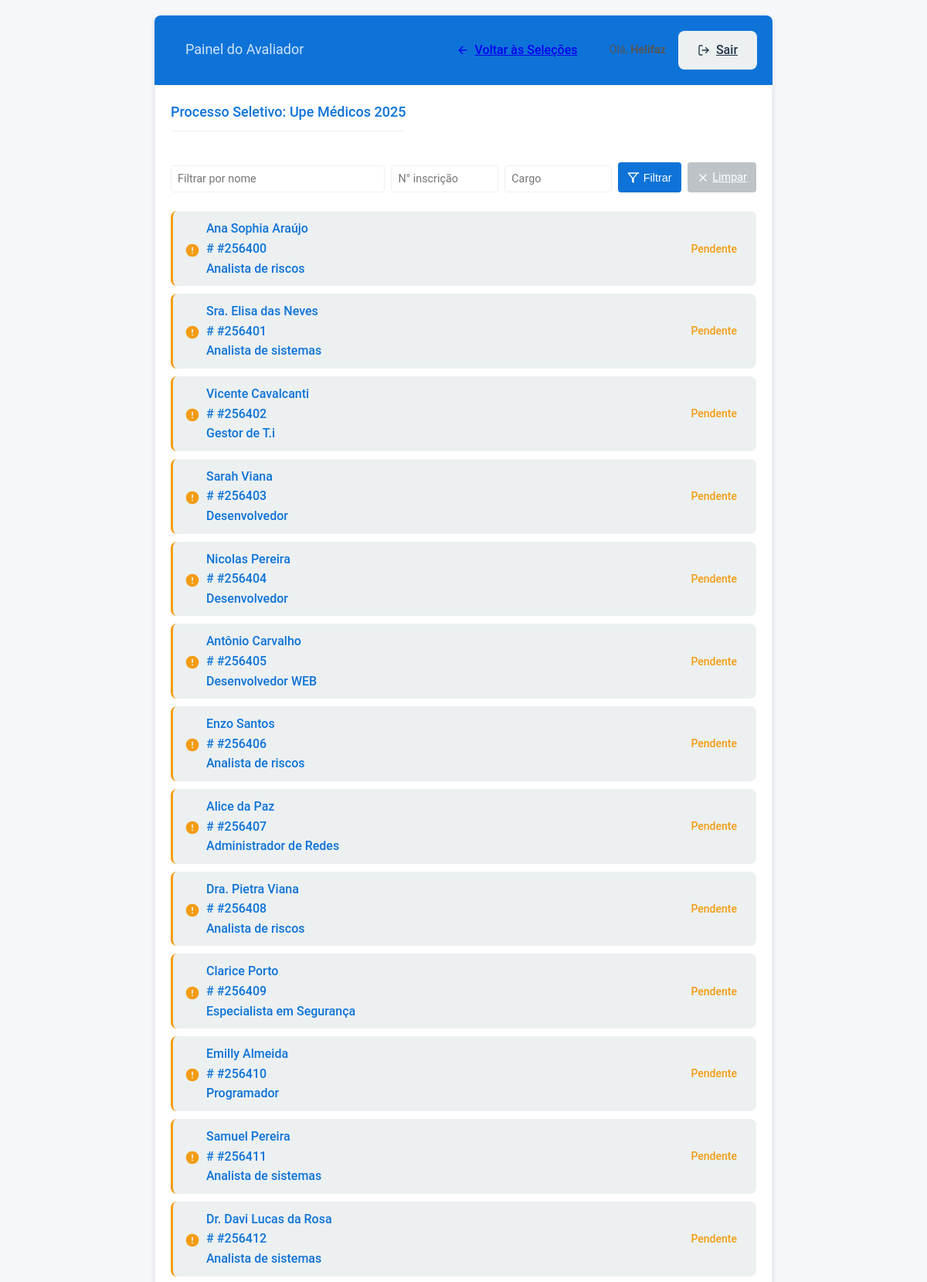
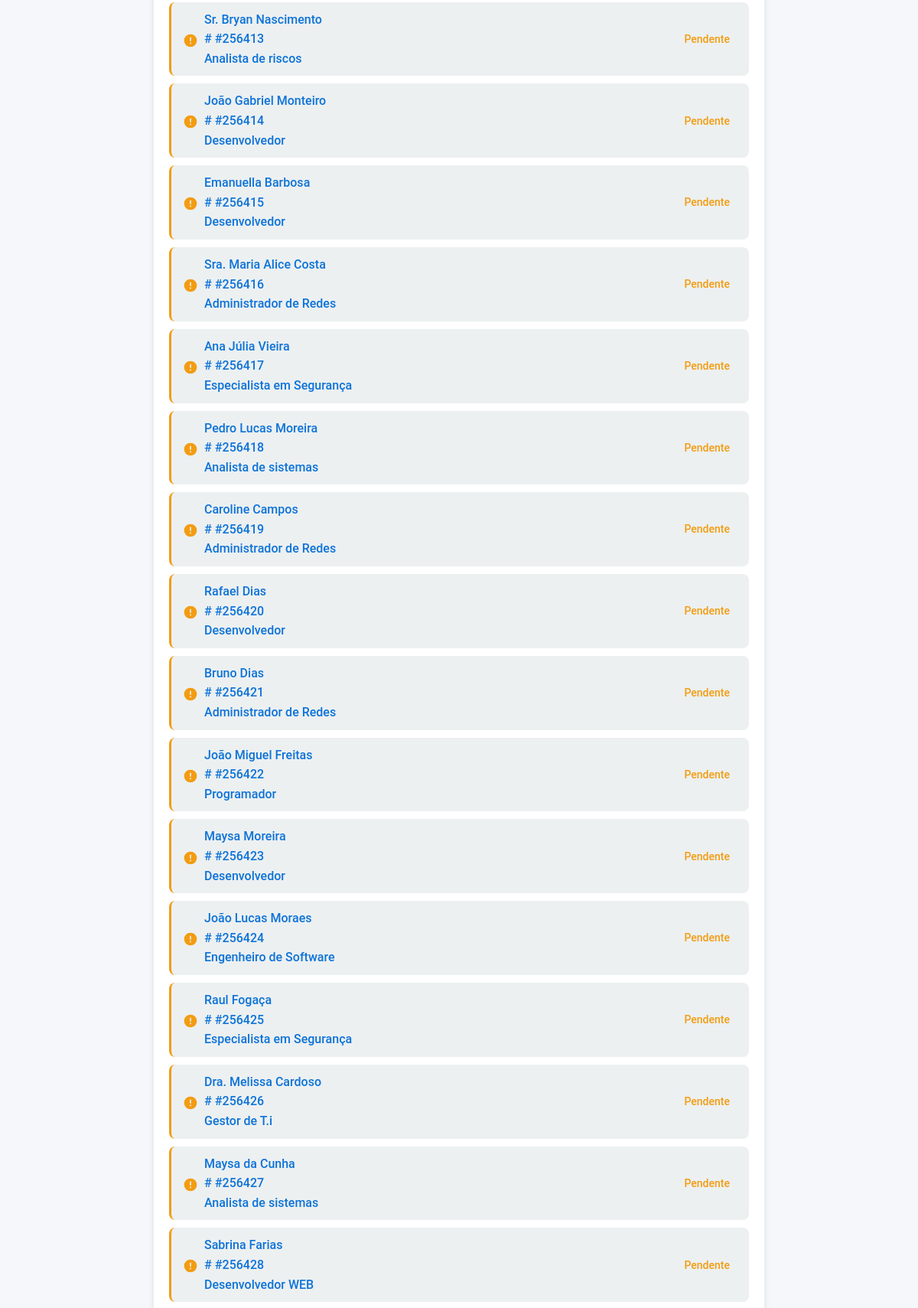
/painel/2/ (signed in, upper part), run on the app's committed database (2 pictures, top to bottom).
### analise_curricular/models.py (models this page shows, shortened)
class Selecao(models.Model):
    nome = models.CharField(max_length=200, unique=True, verbose_name="Nome da Seleção")
    descricao = models.TextField(blank=True, verbose_name="Descrição")
    ativa = models.BooleanField(default=True, verbose_name="Ativa para Avaliação")
    class Meta:
        verbose_name = "Seleção"
        verbose_name_plural = "Seleções"
        ordering = ['nome']

class Candidato(models.Model):
    REQUISITO_OPCOES = [
        ('Sim', 'Sim'),
        ('Nao', 'Não'),
    ]
    AVALIACAO_OPCOES = [
        ('Graduacao', 'Graduação'),
        ('Especializacao', 'Especialização'),
        ('Mestrado', 'Mestrado'),
        ('Doutorado', 'Doutorado'),
        ('Nao possui', 'Não possui'),
    ]
    selecao = models.ForeignKey(
        Selecao,
        on_delete=models.SET_NULL,
        null=True,
        blank=True,
        related_name='candidatos_da_selecao', # Mantido o nome que você escolheu
        verbose_name="Seleção"
    )
    nome = models.CharField(max_length=255, verbose_name="Nome do Candidato")
    inscricao = models.CharField(max_length=50, unique=True, verbose_name="Número de Inscrição")
    cargo = models.CharField(max_length=100, verbose_name="Cargo/Função")
    requisito = models.CharField(
        max_length=3,
        choices=REQUISITO_OPCOES,
        blank=True,
        null=True,
        verbose_name="Possui Requisitos para o Cargo"
    )
    avaliacao = models.CharField(
        max_length=15,
        choices=AVALIACAO_OPCOES,
        blank=True,
        null=True,
        verbose_name="Avaliação Curricular"
    )
    justificativa = models.TextField( # Mudei para TextField mas mantendo sua lógica
        blank=True,
        null=True,
        verbose_name="Justificativa (se 'Não possui')"
    )
    observacao = models.TextField(
        blank=True,
        null=True,
        verbose_name="Observações Adicionais"
    )
    pontuacao = models.IntegerField(
        default=0,
        verbose_name="Pontuação"
    )
    data_analise = models.DateField(
        auto_now_add=True,
        verbose_name="Data da Análise"
    )
    analisado = models.BooleanField(
        default=False,
        verbose_name="Analisado"
    )
    class Meta:
        verbose_name = "Candidato"
        verbose_name_plural = "Candidatos"
        ordering = ['nome', 'cargo'] # Mantido seu ordering original

### analise_curricular/views.py (the view)
# urls.py: path('painel/<int:selecao_id>/', views.painel_avaliador, name='painel_avaliador'),
@login_required
def painel_avaliador(request, selecao_id):
    selecao = get_object_or_404(Selecao, pk=selecao_id)
    candidatos = Candidato.objects.filter(selecao=selecao).order_by('inscricao')  # Note o campo 'inscricao'
    nome_filtro = request.GET.get('nome_filtro')
    inscricao_filtro = request.GET.get('inscricao')
    cargo_filtro = request.GET.get('cargo')
    if nome_filtro:
        candidatos = candidatos.filter(nome__icontains=nome_filtro)
    if inscricao_filtro:
        inscricao_limpa = ''.join(c for c in inscricao_filtro if c.isdigit())
        candidatos = candidatos.filter(inscricao__endswith=inscricao_limpa)
    if cargo_filtro:
        candidatos = candidatos.filter(cargo__icontains=cargo_filtro)
    context = {
        'selecao': selecao,
        'candidatos': candidatos,
        'todos_avaliados': not candidatos.filter(analisado=False).exists()
    }
    return render(request, 'Registration/painel_avaliador.html', context)

### analise_curricular/templates/Registration/painel_avaliador.html (shortened to what this page needs)
{% load static %}
<!DOCTYPE html>
<html lang="pt-br">
<head>
    <link rel="stylesheet" href="{% static 'CSS/style.css' %}">
</head>
<body>
    <div class="app-container">
        <header class="app-header">
            <div class="header-content">
                <h1>
                    <span class="selection-name">Painel do Avaliador</span>
                </h1>
                <div class="user-info">
                     <a href="{% url 'selecionar_selecao' %}" class="nav-button">
        <svg xmlns="http://www.w3.org/2000/svg" width="16" height="16" viewBox="0 0 24 24" fill="none" stroke="currentColor" stroke-width="2" stroke-linecap="round" stroke-linejoin="round">
            <path d="M19 12H5"></path>
            <path d="M12 19l-7-7 7-7"></path>
        </svg>
        Voltar às Seleções
    </a>
                                    <span class="welcome-message">Olá, <strong>{{ request.user.username }}</strong></span>
                <a href="{% url 'logout' %}" class="nav-button prev">
                    Sair
    </a>
</div>
            </div>
        </header>
        <main class="main-content">
            <section class="evaluation-section">
                <div class="section-header">
                    <h2 class="section-title">
                        Processo Seletivo: {{ selecao.nome }}
                    </h2>
                    <div class="candidate-counter">
                    </div>
                </div>
                <form method="get" class="filter-form compact">
                <div class="filter-grid">
                    <div class="filter-group">
                        <input type="text" id="nome_filtro" name="nome_filtro" value="{{ request.GET.nome_filtro }}" placeholder="Filtrar por nome">
                    </div>
                    <div class="filter-group">
                    <input type="text"
                        id="inscricao"
                        name="inscricao"
                        value="{{ request.GET.inscricao|default:''|slice:'2:' }}"
                        placeholder="N° inscrição"
                        oninput="this.value = this.value.replace(/\D/g, '')">
                    </div>
                    <div class="filter-group">
                        <input type="text" id="cargo" name="cargo" value="{{ request.GET.cargo }}" placeholder="Cargo">
                    </div>
                    <div class="filter-actions">
                        <button type="submit" class="filter-button" title="Aplicar filtros">
                            <svg xmlns="http://www.w3.org/2000/svg" width="16" height="16" viewBox="0 0 24 24" fill="none" stroke="currentColor" stroke-width="2" stroke-linecap="round" stroke-linejoin="round">
                                <polygon points="22 3 2 3 10 12.46 10 19.19 12 21.19 12 12.46 20 3"></polygon>
                            </svg>
                            <span class="mobile-hidden">Filtrar</span>
                        </button>
                        <a href="{% url 'painel_avaliador' selecao.id %}" class="filter-button neutral" title="Limpar filtros">
                            <svg xmlns="http://www.w3.org/2000/svg" width="16" height="16" viewBox="0 0 24 24" fill="none" stroke="currentColor" stroke-width="2" stroke-linecap="round" stroke-linejoin="round">
                                <line x1="18" y1="6" x2="6" y2="18"></line>
                                <line x1="6" y1="6" x2="18" y2="18"></line>
                            </svg>
                            <span class="mobile-hidden">Limpar</span>
                        </a>
                    </div>
                </div>
            </form>
              <div class="candidates-container">
                {% if candidatos %}
                    <ul class="document-list">
                        {% for candidato in candidatos %}
                            <li class="candidate-item {% if candidato.analisado %}evaluated{% else %}pending{% endif %}">
                                <a href="{% url 'analisar_candidato' candidato.id %}" class="document-link">
                                    <span class="document-icon">
                                        {% if candidato.analisado %}
                                            <svg width="20" height="20" viewBox="0 0 24 24">
                                                <path fill="var(--success-color)" d="M9 16.17L4.83 12l-1.42 1.41L9 19 21 7l-1.41-1.41L9 16.17z"/>
                                            </svg>
                                        {% else %}
                                            <svg width="20" height="20" viewBox="0 0 24 24">
                                                <path fill="var(--warning-color)" d="M13 13h-2V7h2m0 10h-2v-2h2m-1-13a10 10 0 0 0-10 10 10 10 0 0 0 10 10 10 10 0 0 0 10-10 10 10 0 0 0-10-10z"/>
                                            </svg>
                                        {% endif %}
                                    </span>
                                    <div class="candidate-info">
                                        <span class="candidate-name">{{ candidato.nome }}</span>
                                        <div class="candidate-meta">
                                            <span class="candidate-inscription">#{{ candidato.inscricao }}</span>
                                            <span class="candidate-position">{{ candidato.cargo }}</span>
                                        </div>
                                    </div>
                                    <span class="status-text">
                                        {% if candidato.analisado %}
                                            Avaliado
                                        {% else %}
                                            Pendente
                                        {% endif %}
                                    </span>
                                </a>
                            </li>
                        {% endfor %}
                    </ul>
                {% endif %}
            </div>
            </section>
        </main>
    </div>
</body>
</html>

### static/CSS/style.css (style rules this page uses)
:root { --primary-color: #0e73d8; --secondary-color: #3498db; --success-color: #27ae60; --warning-color: #f39c12; --danger-color: #e74c3c; --light-gray: #ecf0f1; --medium-gray: #bdc3c7; --dark-gray: #7f8c8d; --text-color: #223446; --border-radius: 8px; --box-shadow: 0 4px 6px rgba(0, 0, 0, 0.1); }
* { margin: 0; padding: 0; box-sizing: border-box; }
body { font-family: 'Roboto', sans-serif; background-color: #f5f7fa; color: var(--text-color); line-height: 1.6; padding: 20px; }
.app-container { max-width: 800px; margin: 0 auto; background-color: white; box-shadow: var(--box-shadow); border-radius: var(--border-radius); overflow: hidden; }
.app-header { display: flex; justify-content: space-between; align-items: center; padding: 20px; background-color: var(--primary-color); color: white; }
.app-header h1 { font-size: 24px; font-weight: 500; display: flex; align-items: center; gap: 10px; }
.candidate-counter { background-color: rgba(255, 255, 255, 0.2); color: white; padding: 5px 15px; border-radius: 20px; font-size: 14px; }
.candidate-card, .evaluation-section { margin-bottom: 25px; padding: 20px; background-color: white; border-radius: var(--border-radius); border: 1px solid var(--light-gray); }
.section-title { font-size: 18px; font-weight: 500; margin-bottom: 20px; color: var(--primary-color); padding-bottom: 10px; border-bottom: 1px solid var(--light-gray); }
input[type="text"], input[type="number"], textarea, select { width: 100%; padding: 12px; border: 1px solid var(--medium-gray); border-radius: var(--border-radius); font-family: inherit; font-size: 16px; transition: all 0.2s; }
.nav-button { padding: 12px 25px; border: none; border-radius: var(--border-radius); font-size: 16px; font-weight: 500; cursor: pointer; transition: all 0.2s; display: flex; align-items: center; gap: 8px; }
.nav-button.prev { background-color: var(--light-gray); color: var(--text-color); }
.document-list { list-style: none; padding: 0; margin-top: 15px; }
.document-list li { margin-bottom: 10px; background-color: var(--light-gray); border-radius: var(--border-radius); padding: 10px 15px; display: flex; align-items: center; transition: background-color 0.2s ease; }
.document-link { text-decoration: none; color: var(--primary-color); font-weight: 500; display: flex; align-items: center; gap: 8px; width: 100%; }
.document-icon { font-size: 20px; color: var(--secondary-color); }
.selection-name { font-size: 18px; color: rgba(255, 255, 255, 0.8); margin-left: 10px; font-weight: 400; }
.header-content { display: flex; justify-content: space-between; align-items: center; width: 100%; }
.user-info { display: flex; align-items: center; gap: 15px; }
.welcome-message { color: white; font-weight: 400; }
.section-header { display: flex; justify-content: space-between; align-items: center; margin-bottom: 20px; flex-wrap: wrap; gap: 10px; }
.candidates-container { margin-top: 20px; }
.candidate-item { margin-bottom: 8px; transition: all 0.2s; }
.candidate-item.pending { border-left: 3px solid var(--warning-color); }
.candidate-name { flex-grow: 1; font-weight: 500; }
.status-text { font-size: 0.875rem; margin-right: 10px; color: var(--dark-gray); }
.candidate-item.pending .status-text { color: var(--warning-color); }
svg { vertical-align: middle; }
.candidate-info { display: flex; flex-direction: column; flex-grow: 1; }
.candidate-position, .candidate-inscription { display: flex; align-items: center; }
.candidate-inscription::before { content: "#"; margin-right: 0.25rem; }
.filter-form.compact { margin-bottom: 1.5rem; }
.filter-grid { display: grid; grid-template-columns: 2fr 1fr 1fr auto; gap: 0.5rem; align-items: flex-end; }
.filter-group { display: flex; flex-direction: column; }
.filter-group input { width: 100%; padding: 0.5rem; border: 1px solid var(--light-gray); border-radius: 4px; font-size: 0.9rem; }
.filter-actions { display: flex; gap: 0.5rem; }
.filter-button { padding: 0.5rem 0.75rem; background-color: var(--primary-color); color: white; border: none; border-radius: 4px; cursor: pointer; display: flex; align-items: center; gap: 0.3rem; font-size: 0.9rem; }
.filter-button.neutral { background-color: var(--medium-gray); }
.user-info { display: flex; align-items: center; gap: 1rem; }
.welcome-message { font-size: 0.9rem; color: #555; }
.nav-button.prev { display: flex; align-items: center; gap: 0.5rem; }

### data on the page
Selecao: nome "Upe Médicos 2025"
Candidato: analisado False (drawn), nome "Ana Sophia Araújo", inscricao "256400", cargo "Analista de riscos"
Candidato: analisado False (drawn), nome "Sra. Elisa das Neves", inscricao "256401", cargo "Analista de sistemas"
Candidato: analisado False (drawn), nome "Vicente Cavalcanti", inscricao "256402", cargo "Gestor de T.i"
Candidato: analisado False (drawn), nome "Sarah Viana", inscricao "256403", cargo "Desenvolvedor"
Candidato: analisado False (drawn), nome "Nicolas Pereira", inscricao "256404", cargo "Desenvolvedor"
Candidato: analisado False (drawn), nome "Antônio Carvalho", inscricao "256405", cargo "Desenvolvedor WEB"
Candidato: analisado False (drawn), nome "Enzo Santos", inscricao "256406", cargo "Analista de riscos"
Candidato: analisado False (drawn), nome "Alice da Paz", inscricao "256407", cargo "Administrador de Redes"
Candidato: analisado False (drawn), nome "Dra. Pietra Viana", inscricao "256408", cargo "Analista de riscos"
Candidato: analisado False (drawn), nome "Clarice Porto", inscricao "256409", cargo "Especialista em Segurança"
Candidato: analisado False (drawn), nome "Emilly Almeida", inscricao "256410", cargo "Programador"
Candidato: analisado False (drawn), nome "Samuel Pereira", inscricao "256411", cargo "Analista de sistemas"
Candidato: analisado False (drawn), nome "Dr. Davi Lucas da Rosa", inscricao "256412", cargo "Analista de sistemas"
Candidato: analisado False (drawn), nome "Sr. Bryan Nascimento", inscricao "256413", cargo "Analista de riscos"
Candidato: analisado False (drawn), nome "João Gabriel Monteiro", inscricao "256414", cargo "Desenvolvedor"
Candidato: analisado False (drawn), nome "Emanuella Barbosa", inscricao "256415", cargo "Desenvolvedor"
Candidato: analisado False (drawn), nome "Sra. Maria Alice Costa", inscricao "256416", cargo "Administrador de Redes"
Candidato: analisado False (drawn), nome "Ana Júlia Vieira", inscricao "256417", cargo "Especialista em Segurança"
Candidato: analisado False (drawn), nome "Pedro Lucas Moreira", inscricao "256418", cargo "Analista de sistemas"
Candidato: analisado False (drawn), nome "Caroline Campos", inscricao "256419", cargo "Administrador de Redes"
Candidato: analisado False (drawn), nome "Rafael Dias", inscricao "256420", cargo "Desenvolvedor"
Candidato: analisado False (drawn), nome "Bruno Dias", inscricao "256421", cargo "Administrador de Redes"
Candidato: analisado False (drawn), nome "João Miguel Freitas", inscricao "256422", cargo "Programador"
Candidato: analisado False (drawn), nome "Maysa Moreira", inscricao "256423", cargo "Desenvolvedor"
Candidato: analisado False (drawn), nome "João Lucas Moraes", inscricao "256424", cargo "Engenheiro de Software"
Candidato: analisado False (drawn), nome "Raul Fogaça", inscricao "256425", cargo "Especialista em Segurança"
Candidato: analisado False (drawn), nome "Dra. Melissa Cardoso", inscricao "256426", cargo "Gestor de T.i"
Candidato: analisado False (drawn), nome "Maysa da Cunha", inscricao "256427", cargo "Analista de sistemas"
Candidato: analisado False (drawn), nome "Sabrina Farias", inscricao "256428", cargo "Desenvolvedor WEB"
